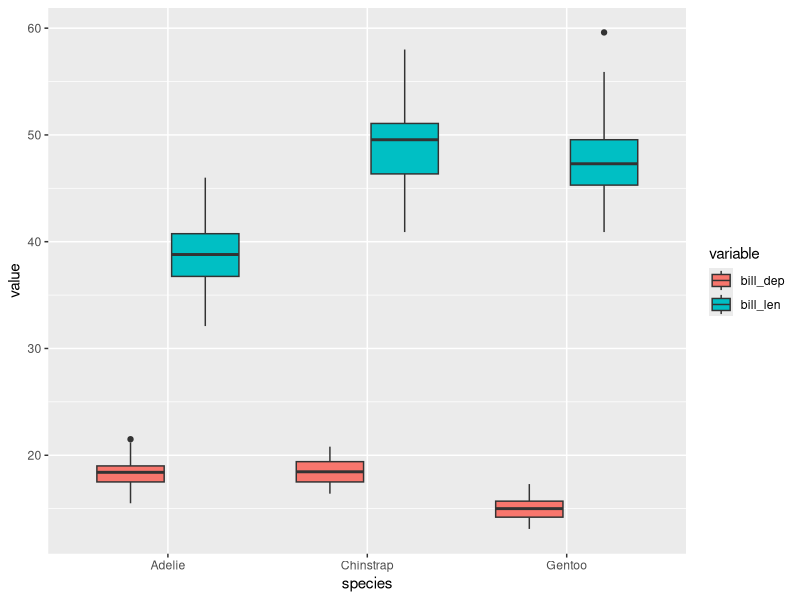

Write the R code that produced this figure.
## ---- chunk 1
#| message: false
library(tidyverse)
## ---- chunk 2

penguins |>
  select(species, bill_len, bill_dep) |>
  pivot_longer(!species, names_to = "variable") |>
  ggplot(aes(x = species, y = value, fill = variable)) +
  geom_boxplot()
